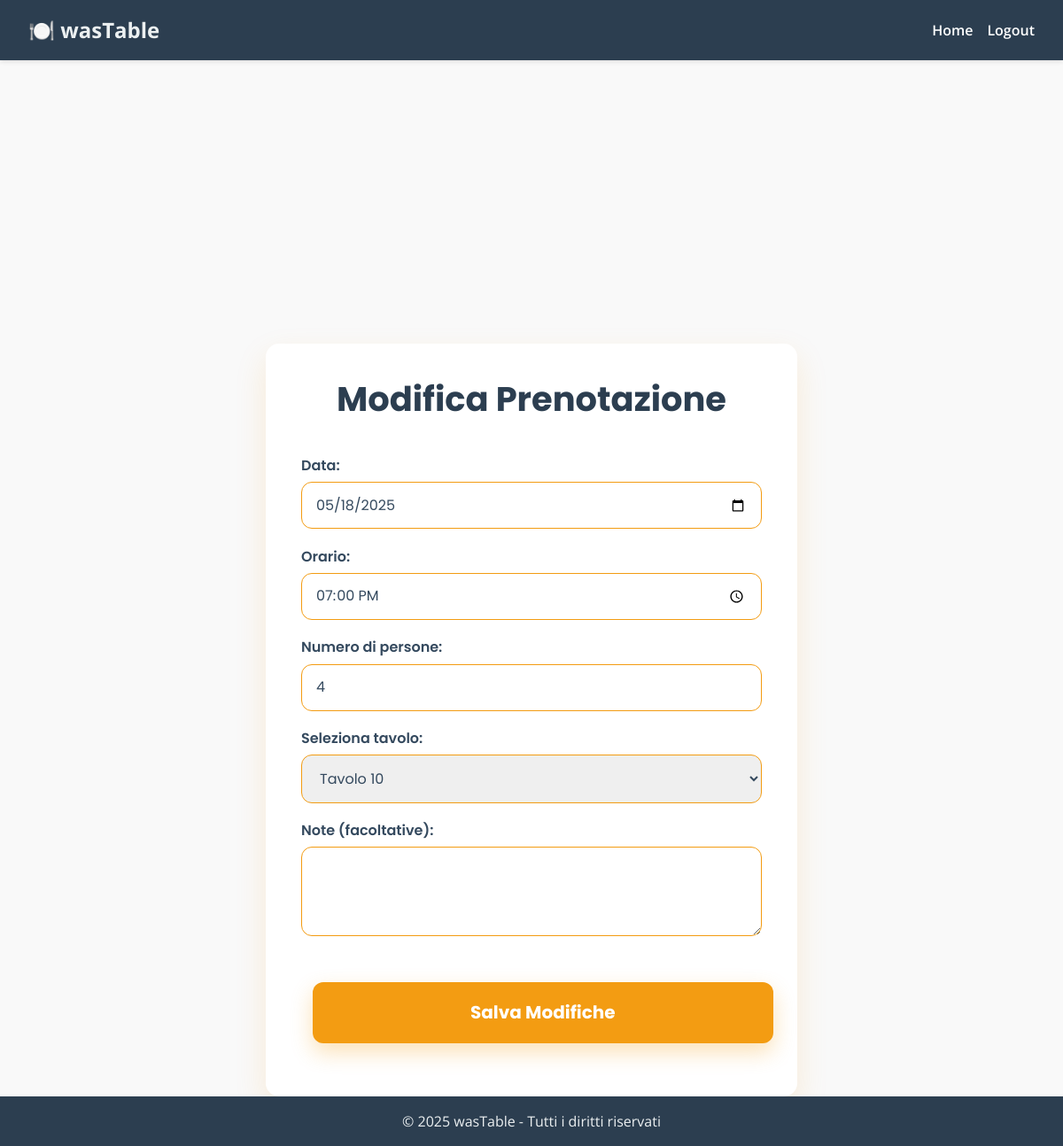
/edit_reservation/8, run on the app's committed database.
### backend/app/models/reservation.py (models this page shows, shortened)
class Reservation(db.Model):
    __tablename__ = 'reservation'
    id = db.Column(db.Integer, primary_key=True)  # Colonna primaria
    date = db.Column(Date, nullable=False)  # Data della prenotazione
    time = db.Column(db.String(20), nullable=False)  # Orario della prenotazione
    guests = db.Column(db.Integer, nullable=False)  # Numero di ospiti
    note = db.Column(db.String(255))  # Note opzionali
    user_id = db.Column(db.Integer, db.ForeignKey('user.id'), nullable=False)  # Colonna con chiave esterna
    table_id = db.Column(db.Integer, db.ForeignKey('table.id'), nullable=False)
    table = db.relationship('Table', back_populates='reservations', cascade='all, delete', passive_deletes=True)
    user = db.relationship('User', backref='reservations')

### backend/app/routes/auth_routes.py (the view, shortened to what this page needs)
@bp.route('/edit_reservation/<int:reservation_id>', methods=['GET', 'POST'])
def edit_reservation(reservation_id):
    reservation = Reservation.query.get_or_404(reservation_id)
    tables = Table.query.all()  # recupera tutti i tavoli
    return render_template('admin_edit_reservation.html', reservation=reservation, tables=tables)

### backend/app/templates/admin_edit_reservation.html (shortened to what this page needs)
{% extends "layout.html" %}
{% block content %}
<div class="reservation-container">
    <h1>Modifica Prenotazione</h1>
    <form action="{{ url_for('auth.edit_reservation', reservation_id=reservation.id) }}" method="POST" class="reservation-form">
        <label for="data">Data:</label>
        <input type="date" id="data" name="data" value="{{ reservation.date }}" required>
        <label for="ora">Orario:</label>
        <input type="time" id="ora" name="ora" value="{{ reservation.time }}" required>
        <label for="persone">Numero di persone:</label>
        <input type="number" id="persone" name="persone" value="{{ reservation.guests }}" min="1" max="20" required>
        <label for="table_id">Seleziona tavolo:</label>
        <select name="table_id" id="table_id" required>
            {% for table in tables %}
                <option value="{{ table.id }}" {% if reservation.table_id == table.id %}selected{% endif %}>
                    Tavolo {{ table.id }}
                </option>
            {% endfor %}
        </select>
        <label for="note">Note (facoltative):</label>
        <textarea id="note" name="note" rows="3">{{ reservation.note or '' }}</textarea>
        <button type="submit" class="btn btn-primary">Salva Modifiche</button>
    </form>
</div>
{% endblock %}

### backend/app/templates/admin_edit_reservation.html (style rules this page uses)
.reservation-container { margin-top: 20rem; max-width: 600px; background-color: #fff; padding: 2.5rem 2.5rem 3rem 2.5rem; border-radius: 15px; box-shadow: 0 15px 35px rgba(243, 156, 18, 0.15); font-family: 'Poppins', sans-serif; color: #2c3e50; }
.reservation-container h1 { font-weight: 700; font-size: 2.4rem; text-align: center; margin-bottom: 2.5rem; }
.reservation-form label { display: block; font-weight: 600; font-size: 1rem; margin-top: 1.2rem; color: #34495e; }
.reservation-form input, .reservation-form select, .reservation-form textarea { width: 100%; padding: 0.85rem 1rem; margin-top: 0.4rem; border: 1.8px solid #f39c12; border-radius: 12px; font-size: 1rem; font-family: 'Poppins', sans-serif; color: #34495e; box-sizing: border-box; transition: border-color 0.3s ease; }
.reservation-form textarea { resize: vertical; }
.reservation-form button.btn-primary { margin-top: 2.8rem; width: 100%; padding: 1.2rem; background-color: #f39c12; color: white; border: none; border-radius: 12px; font-size: 1.25rem; font-weight: 700; cursor: pointer; box-shadow: 0 10px 25px rgba(243, 156, 18, 0.3); transition: background-color 0.3s ease, box-shadow 0.3s ease, transform 0.3s ease; }

### data on the page
Reservation: data "05/18/2025", ora "19:00", persone "4", table_id "Tavolo 10"
